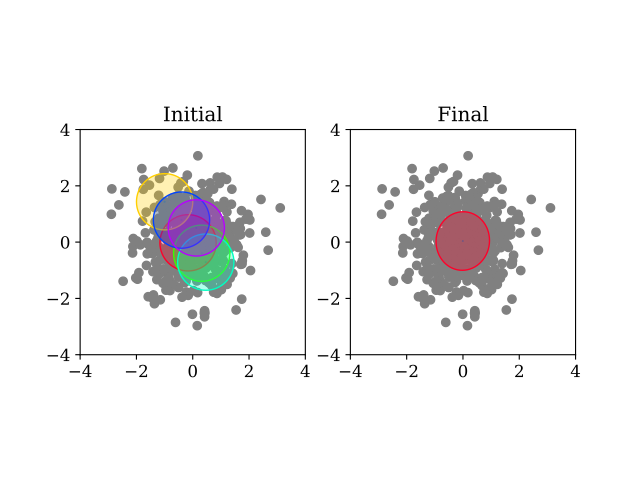

Recreate this plot in Python.
import numpy as np
from pypmc.mix_adapt.variational import GaussianInference
from pypmc.tools import plot_mixture
import matplotlib.pyplot as plt

# data points
N = 500
data = np.random.normal(size=2*N).reshape(N, 2)
# maximum number of components in mixture
K = 6
vb = GaussianInference(data, components=K,
                       alpha=10*np.ones(K),
                       nu=3*np.ones(K))

# plot data and initial guess
plt.subplot(1, 2, 1)
plt.scatter(data[:, 0], data[:, 1], color='gray')
initial_mix = vb.make_mixture()
plot_mixture(initial_mix, cmap='gist_rainbow')
x_range = (-4, 4)
y_range = x_range
plt.xlim(x_range)
plt.ylim(y_range)
plt.gca().set_aspect('equal')
plt.title('Initial')

# compute variational Bayes posterior
vb.run(prune=0.5*len(data) / K, verbose=True)

# obtain most probable mixture and plot it
mix = vb.make_mixture()
plt.subplot(1, 2, 2)
plt.scatter(data[:, 0], data[:, 1], color='gray')
plt.xlim(x_range)
plt.ylim(y_range)
plt.gca().set_aspect('equal')
plot_mixture(mix, cmap='gist_rainbow')
plt.title('Final')
plt.show()
